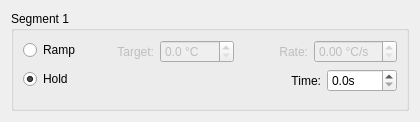
<?xml version="1.0" encoding="UTF-8"?>
<ui version="4.0">
 <class>Form</class>
 <widget class="QWidget" name="Form">
  <property name="geometry">
   <rect>
    <x>0</x>
    <y>0</y>
    <width>420</width>
    <height>118</height>
   </rect>
  </property>
  <property name="windowTitle">
   <string>Form</string>
  </property>
  <layout class="QVBoxLayout" name="verticalLayout">
   <item>
    <widget class="QGroupBox" name="segBox">
     <property name="sizePolicy">
      <sizepolicy hsizetype="Preferred" vsizetype="Fixed">
       <horstretch>0</horstretch>
       <verstretch>0</verstretch>
      </sizepolicy>
     </property>
     <property name="minimumSize">
      <size>
       <width>0</width>
       <height>100</height>
      </size>
     </property>
     <property name="title">
      <string>Segment 1</string>
     </property>
     <layout class="QFormLayout" name="formLayout_2">
      <item row="0" column="0">
       <widget class="QRadioButton" name="rampRadioButton">
        <property name="text">
         <string>Ramp</string>
        </property>
       </widget>
      </item>
      <item row="1" column="0">
       <widget class="QRadioButton" name="holdRadioButton">
        <property name="text">
         <string>Hold</string>
        </property>
        <property name="checked">
         <bool>true</bool>
        </property>
       </widget>
      </item>
      <item row="0" column="1">
       <layout class="QHBoxLayout" name="horizontalLayout_4">
        <item>
         <widget class="QLabel" name="targetLabel">
          <property name="enabled">
           <bool>false</bool>
          </property>
          <property name="text">
           <string>Target:</string>
          </property>
          <property name="alignment">
           <set>Qt::AlignmentFlag::AlignRight|Qt::AlignmentFlag::AlignTrailing|Qt::AlignmentFlag::AlignVCenter</set>
          </property>
         </widget>
        </item>
        <item>
         <widget class="QDoubleSpinBox" name="targetDoubleSpinBox">
          <property name="enabled">
           <bool>false</bool>
          </property>
          <property name="suffix">
           <string> °C</string>
          </property>
          <property name="decimals">
           <number>1</number>
          </property>
         </widget>
        </item>
        <item>
         <widget class="QLabel" name="rateLabel">
          <property name="enabled">
           <bool>false</bool>
          </property>
          <property name="text">
           <string>Rate:</string>
          </property>
          <property name="alignment">
           <set>Qt::AlignmentFlag::AlignRight|Qt::AlignmentFlag::AlignTrailing|Qt::AlignmentFlag::AlignVCenter</set>
          </property>
         </widget>
        </item>
        <item>
         <widget class="QDoubleSpinBox" name="rateDoubleSpinBox">
          <property name="enabled">
           <bool>false</bool>
          </property>
          <property name="suffix">
           <string> °C/s</string>
          </property>
         </widget>
        </item>
       </layout>
      </item>
      <item row="1" column="1">
       <layout class="QHBoxLayout" name="horizontalLayout_5">
        <item>
         <spacer name="horizontalSpacer">
          <property name="orientation">
           <enum>Qt::Orientation::Horizontal</enum>
          </property>
          <property name="sizeHint" stdset="0">
           <size>
            <width>40</width>
            <height>20</height>
           </size>
          </property>
         </spacer>
        </item>
        <item>
         <widget class="QLabel" name="timeLabel">
          <property name="text">
           <string>Time:</string>
          </property>
          <property name="alignment">
           <set>Qt::AlignmentFlag::AlignRight|Qt::AlignmentFlag::AlignTrailing|Qt::AlignmentFlag::AlignVCenter</set>
          </property>
         </widget>
        </item>
        <item>
         <widget class="QDoubleSpinBox" name="timeDoubleSpinBox">
          <property name="suffix">
           <string>s</string>
          </property>
          <property name="decimals">
           <number>1</number>
          </property>
          <property name="maximum">
           <double>1000.000000000000000</double>
          </property>
         </widget>
        </item>
       </layout>
      </item>
     </layout>
    </widget>
   </item>
  </layout>
 </widget>
 <resources/>
 <connections/>
</ui>
